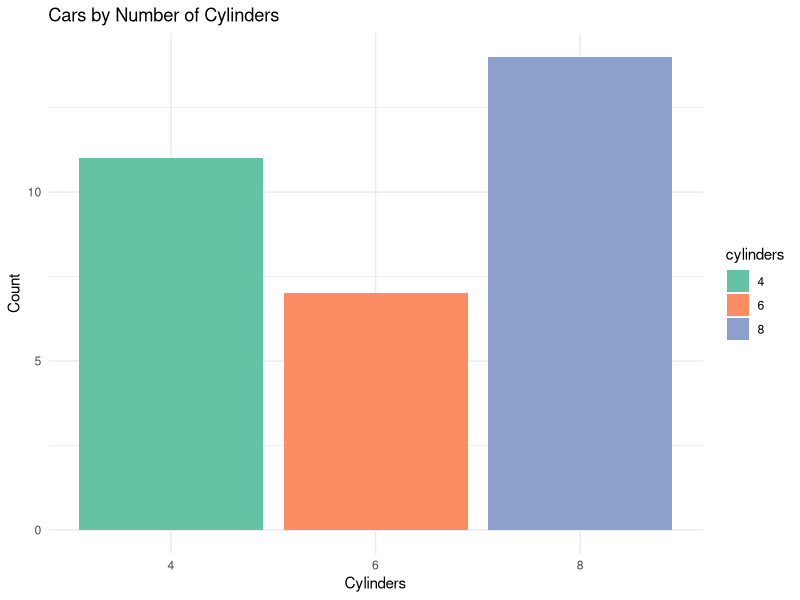
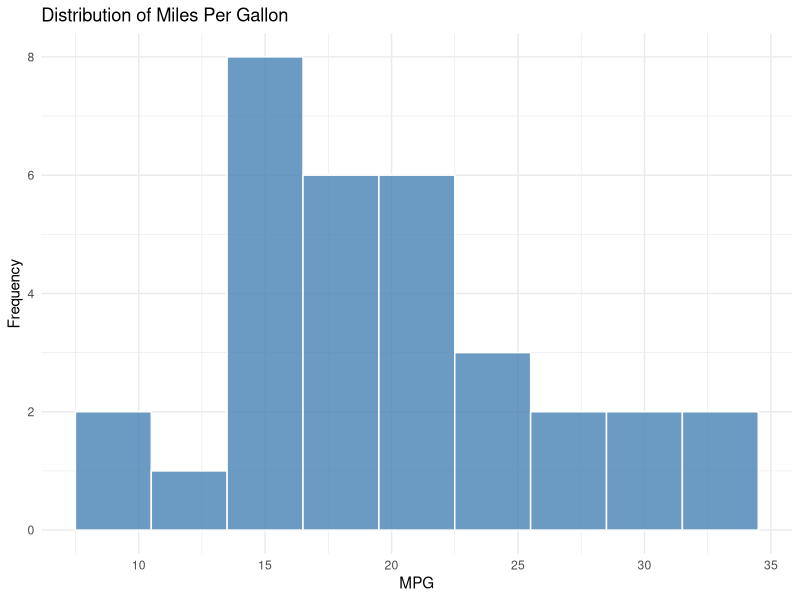
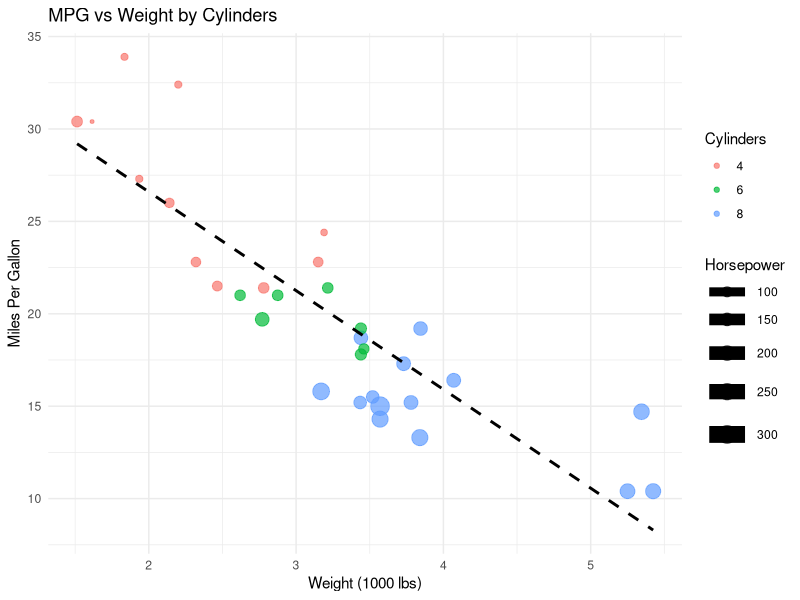
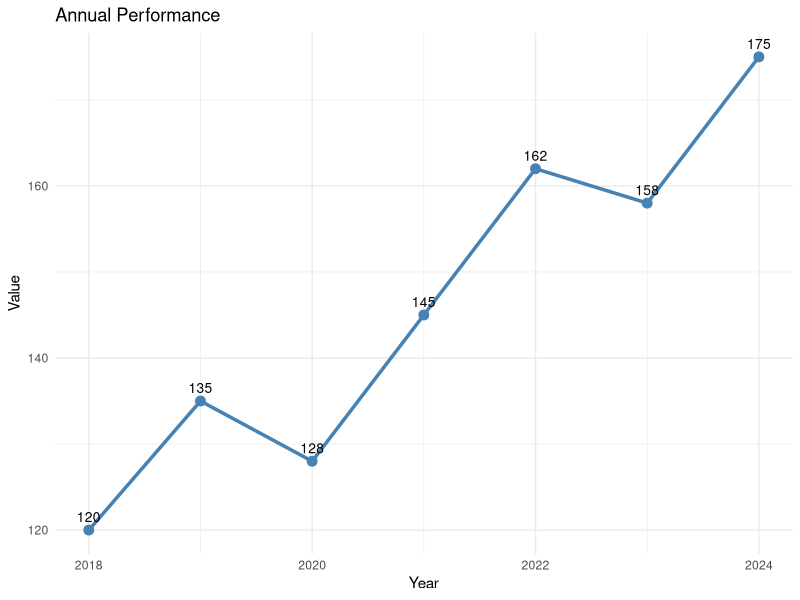
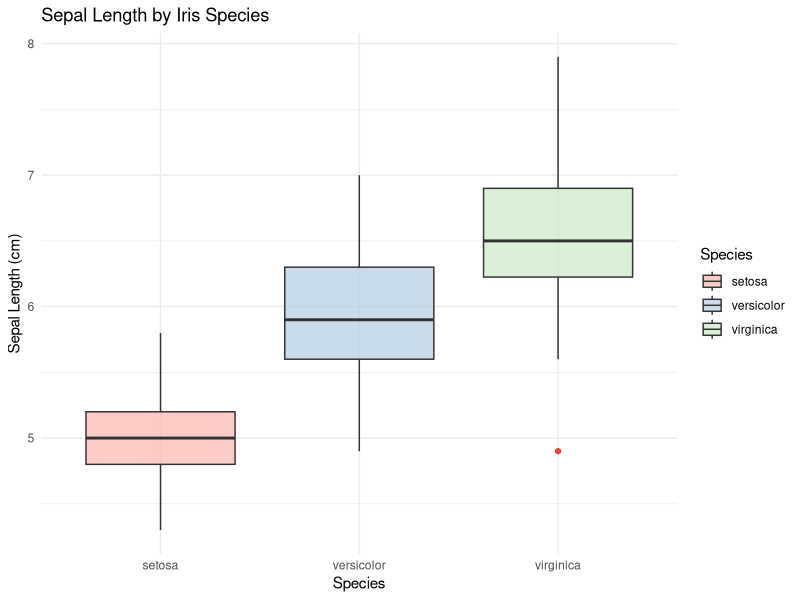
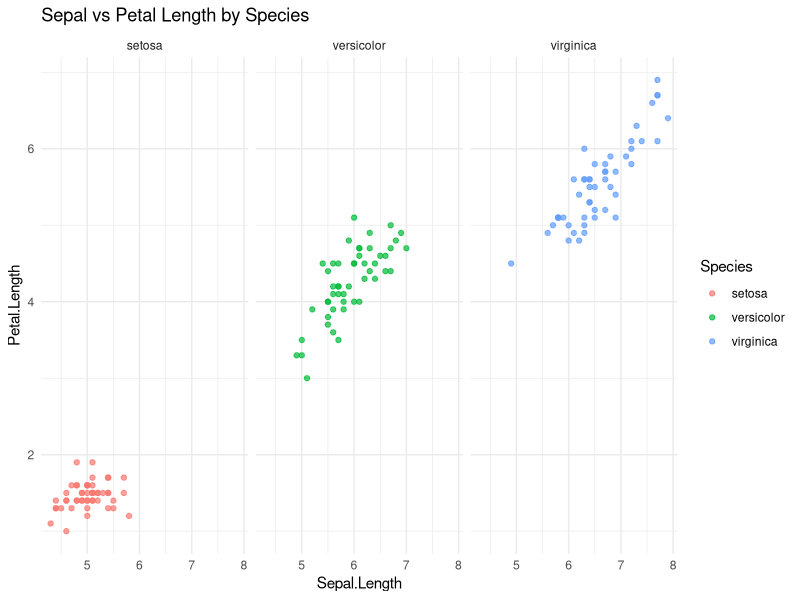
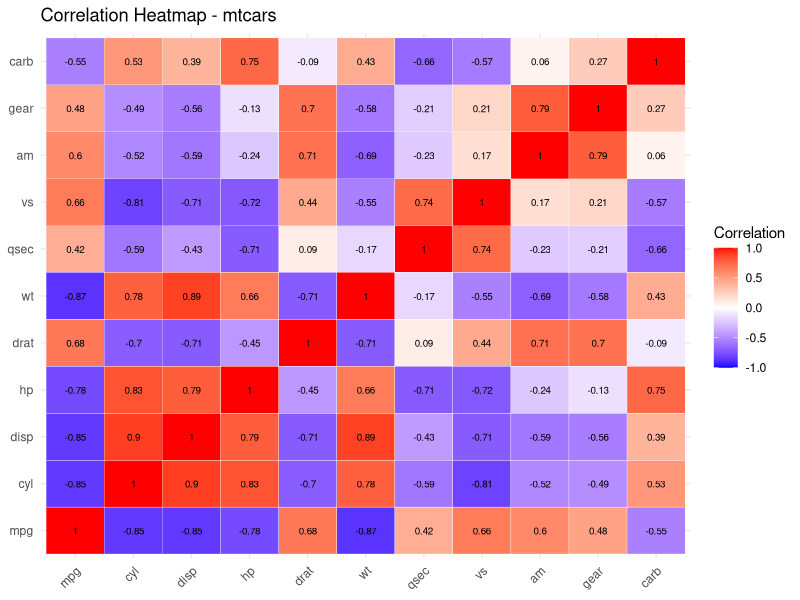

Reproduce these figures in R, in order.
# ============================================================
# 09_visualization.R
# R Basics - Data Visualization with ggplot2
# Author: Amr Eleraqi | github.com/aeleraqi
# ============================================================

library(ggplot2)

# ── GGPLOT2 BASICS ────────────────────────────────────────────
# Grammar: ggplot(data, aes(x, y)) + geom_*() + theme_*()

# Use built-in datasets
data(mtcars)
data(iris)

# ── 1. BAR CHART ──────────────────────────────────────────────
cylinder_counts <- as.data.frame(table(mtcars$cyl))
colnames(cylinder_counts) <- c("cylinders", "count")

ggplot(cylinder_counts, aes(x=cylinders, y=count, fill=cylinders)) +
  geom_col() +
  labs(title="Cars by Number of Cylinders",
       x="Cylinders", y="Count") +
  theme_minimal() +
  scale_fill_brewer(palette="Set2")

# ── 2. HISTOGRAM ──────────────────────────────────────────────
ggplot(mtcars, aes(x=mpg)) +
  geom_histogram(binwidth=3, fill="steelblue", color="white", alpha=0.8) +
  labs(title="Distribution of Miles Per Gallon",
       x="MPG", y="Frequency") +
  theme_minimal()

# ── 3. SCATTER PLOT ───────────────────────────────────────────
ggplot(mtcars, aes(x=wt, y=mpg, color=factor(cyl), size=hp)) +
  geom_point(alpha=0.7) +
  geom_smooth(method="lm", se=FALSE, color="black", linetype="dashed") +
  labs(title="MPG vs Weight by Cylinders",
       x="Weight (1000 lbs)", y="Miles Per Gallon",
       color="Cylinders", size="Horsepower") +
  theme_minimal()

# ── 4. LINE CHART ──────────────────────────────────────────────
# Create time-series style data
year_data <- data.frame(
  year  = 2018:2024,
  value = c(120, 135, 128, 145, 162, 158, 175)
)

ggplot(year_data, aes(x=year, y=value)) +
  geom_line(color="steelblue", size=1.2) +
  geom_point(color="steelblue", size=3) +
  geom_text(aes(label=value), vjust=-0.8, size=3.5) +
  labs(title="Annual Performance", x="Year", y="Value") +
  theme_minimal()

# ── 5. BOX PLOT ────────────────────────────────────────────────
ggplot(iris, aes(x=Species, y=Sepal.Length, fill=Species)) +
  geom_boxplot(alpha=0.7, outlier.color="red") +
  labs(title="Sepal Length by Iris Species",
       x="Species", y="Sepal Length (cm)") +
  theme_minimal() +
  scale_fill_brewer(palette="Pastel1")

# ── 6. FACETED PLOTS ──────────────────────────────────────────
ggplot(iris, aes(x=Sepal.Length, y=Petal.Length, color=Species)) +
  geom_point(alpha=0.7) +
  facet_wrap(~Species) +
  labs(title="Sepal vs Petal Length by Species") +
  theme_minimal()

# ── 7. HEATMAP (Correlation) ──────────────────────────────────
library(reshape2)
cor_matrix <- round(cor(mtcars), 2)
melted <- melt(cor_matrix)

ggplot(melted, aes(x=Var1, y=Var2, fill=value)) +
  geom_tile(color="white") +
  scale_fill_gradient2(low="blue", mid="white", high="red",
                       midpoint=0, limits=c(-1,1)) +
  geom_text(aes(label=value), size=2.5) +
  labs(title="Correlation Heatmap - mtcars",
       x=NULL, y=NULL, fill="Correlation") +
  theme_minimal() +
  theme(axis.text.x=element_text(angle=45, hjust=1))

# ── Saving plots ──────────────────────────────────────────────
# ggsave("my_plot.png", width=8, height=6, dpi=300)
